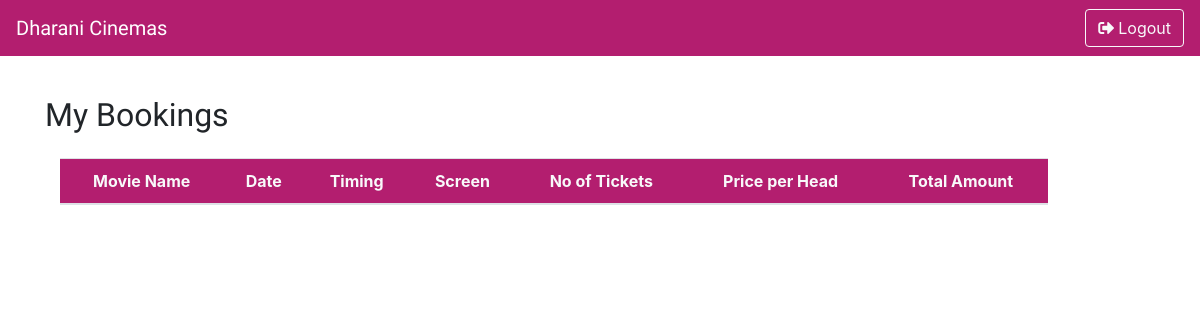
/mybooking/ (signed in), run on an earlier commit of the app's database.
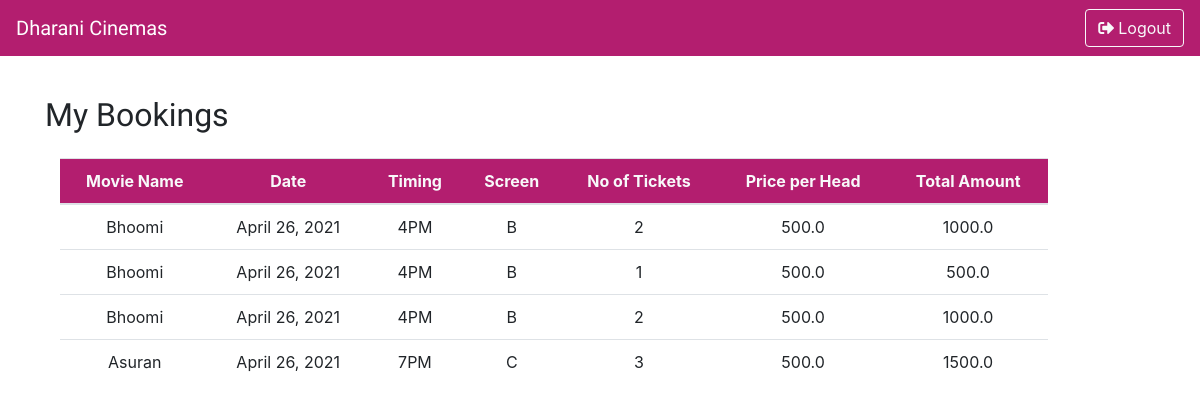
And on a later commit of the database.
### booking/models.py (models this page shows)
class Booking(models.Model):
    show = models.ForeignKey(Show,on_delete=models.CASCADE)
    noOfPerson = models.IntegerField()
    ticket_price = models.FloatField()
    user = models.CharField(max_length=500,default="")
    def __str__(self):
        return str(self.ticket_price)+" , "+str(self.noOfPerson)

### home/models.py (models this page shows, shortened)
class Movie(models.Model):
    movie_name = models.CharField(max_length=50)
    image = models.ImageField(blank= True,upload_to='./movie',default = 'default.jpg')
    ticket_price = models.FloatField()
    description = models.CharField(max_length=500,default="")

class Show(models.Model):
    SCREEN = (('A','A'),('B','B'),('C','C'),('D','D'))
    TIMING = (('10AM','10AM'),('1PM','1PM'),('4PM','4PM'),('7PM','7PM'))
    movie =  models.ForeignKey(Movie,on_delete=models.CASCADE)
    screen = models.CharField(max_length=5,choices=SCREEN)
    timing = models.CharField(max_length=5,choices=TIMING)
    date = models.DateField(auto_now=False, auto_now_add=False)
    class Meta:
        unique_together = ('screen', 'timing','date',)

### home/views.py (the view)
# urls.py: path('mybooking/',views.mybooking,name="bookingHistory"),
def mybooking(request):
    user = request.user
    bookingQuery = Booking.objects.filter(user = user.username)
    booking = []
    print(bookingQuery)
    for book in bookingQuery:
        temp = {}
        temp['booking'] = book
        temp['movie'] = book.show.movie.movie_name
        temp['perHead'] = book.ticket_price/book.noOfPerson
        booking.append(temp)
    print(booking)
    context = {
        'bookings':booking
    }
    return render(request,'home/booking_history.html',context)

### templates/home/booking_history.html (shortened to what this page needs)
{% load static %}
<html lang="en">
<head>
    <link
      rel="stylesheet"
      id="theme"
      href="{% static '/css/bootstrap.css' %}"
    />
    <link
      rel="stylesheet"
      href="https://pro.fontawesome.com/releases/v5.10.0/css/all.css"
    />
</head>
<body>
    <nav
      id="userNavbar"
      class="navbar navbar-expand-lg fixed-top navbar-dark bg-primary"
    >
      <div class="collapse navbar-collapse" id="navbarTogglerDemo01">
        <a
          class="navbar-brand"
          href="../"
          style="font-family: 'Patua One', cursive"
          >Dharani Cinemas</a
        >
        <div class="form-inline my-2 my-lg-0">
          <button
            onclick="logout()"
            id="logoutButton"
            class="btn btn-outline-light my-2 my-sm-0"
          >
            <i class="fas fa-sign-out-alt pr-1"></i>Logout
          </button>
        </div>
      </div>
    </nav>
    <div class="container" id="medOrderBody">
        <h2 class="mt-5 pt-5"  style="font-family: 'Patua One', cursive;">My Bookings</h2>
        <div class="col-md-11 mt-4">
        <div class="table-responsive r-scroll">
        <table class="table">
          <thead>
            <tr class="my-head text-light" style="background-color:#b31e6f">
              <th style="text-align:center">Movie Name</th>
              <th style="text-align:center">Date</th>
              <th style="text-align:center">Timing</th>
              <th style="text-align:center">Screen</th>
              <th style="text-align:center">No of Tickets</th>
              <th style="text-align:center">Price per Head</th>
              <th style="text-align:center">Total Amount</th>
            </tr>
          </thead>
          <tbody class="text-center">
            {% for booking in bookings%}
            <tr class="my-row">
              <td style="text-align:center; align-items: center; vertical-align:middle;">{{booking.movie}}</td>
              <td style="text-align:center; align-items: center; vertical-align:middle;">{{booking.booking.show.date}}</td>
              <td style="text-align:center; align-items: center; vertical-align:middle;">{{booking.booking.show.timing}}</td>
              <td style="text-align:center; align-items: center; vertical-align:middle;">{{booking.booking.show.screen}}</td>
              <td style="text-align:center; align-items: center; vertical-align:middle;">{{booking.booking.noOfPerson}}</td>
              <td style="text-align:center; align-items: center; vertical-align:middle;">{{booking.perHead}}</td>
              <td style="text-align:center; align-items: center; vertical-align:middle;">{{booking.booking.ticket_price}}</td>
            </tr>
            {%endfor%}
          </tbody>
        </table>
        </div>
      </div>
      </div>
    <link rel="stylesheet" href="https://pro.fontawesome.com/releases/v5.10.0/css/all.css"
 />
</body>
</html>

What changed in the data, as far as the page shows it:
added Booking: movie "Bhoomi", booking.show "April 26, 2021", booking.show.timing "4PM", booking.show.screen "B", booking.noOfPerson "2", perHead "500.0", booking.ticket_price "1000.0"
added Booking: movie "Bhoomi", booking.show "April 26, 2021", booking.show.timing "4PM", booking.show.screen "B", booking.noOfPerson "1", perHead "500.0", booking.ticket_price "500.0"
added Booking: movie "Bhoomi", booking.show "April 26, 2021", booking.show.timing "4PM", booking.show.screen "B", booking.noOfPerson "2", perHead "500.0", booking.ticket_price "1000.0"
added Booking: movie "Asuran", booking.show "April 26, 2021", booking.show.timing "7PM", booking.show.screen "C", booking.noOfPerson "3", perHead "500.0", booking.ticket_price "1500.0"
